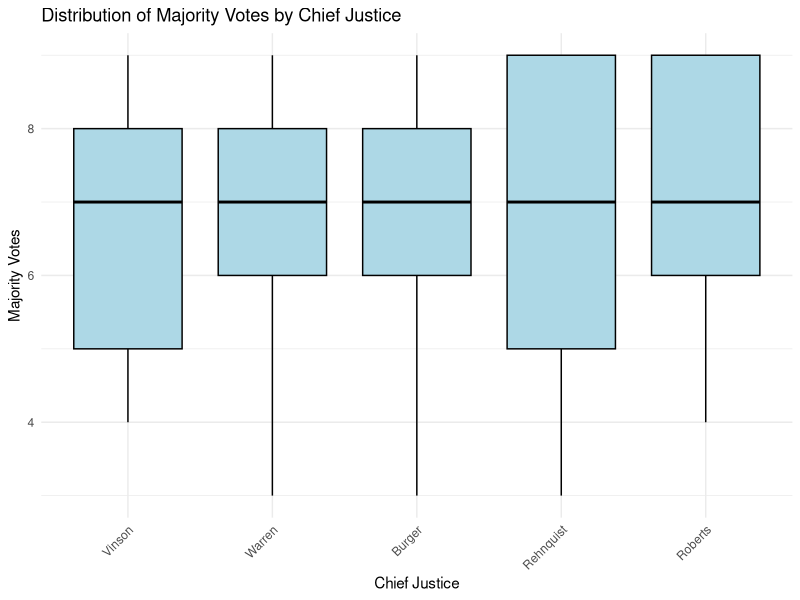
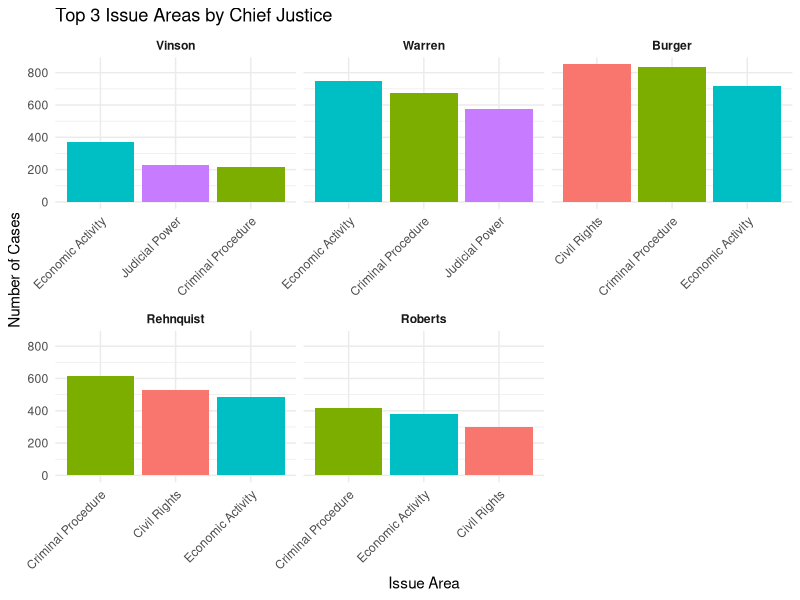
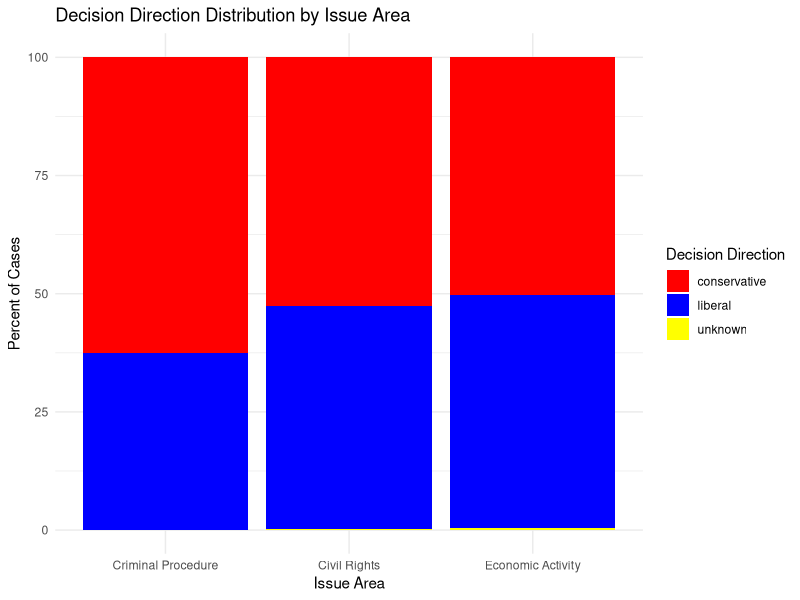

Write R code to recreate these figures, in order.
## ---- chunk 1

#| echo: false
#| results: "hide"
#| message: false
#| warning: false
#| fig-show: "hide"

suppressPackageStartupMessages(library(tidyverse))
library(openxlsx)
library(ggplot2)
library(knitr)
library(tidytext)

# file
scotus_clean <- read.xlsx("scotus_data_clean.xlsx")
## ---- chunk 2
scotus_clean <- scotus_clean %>%
  mutate(chief_justice_clean = factor(chief_justice_clean, levels = c(
    "Vinson", "Warren", "Burger", "Rehnquist", "Roberts"
  )))

# Plot
ggplot(scotus_clean, aes(x = chief_justice_clean, y = maj_votes_clean)) +
  geom_boxplot(fill = "lightblue", color = "black") +
  labs(
    title = "Distribution of Majority Votes by Chief Justice",
    x = "Chief Justice",
    y = "Majority Votes"
  ) +
  theme_minimal() +
  theme(
    axis.text.x = element_text(angle = 45, hjust = 1)
  )
## ---- chunk 3
# top 3 issues per chief
top_issues <- scotus_clean %>%
  count(chief_justice_clean, issue_area_clean, name = "n") %>%
  group_by(chief_justice_clean) %>%
  slice_max(n, n = 3) %>%
  ungroup()

# refactor
top_issues <- top_issues %>%
  mutate(chief_justice_clean = factor(chief_justice_clean, levels = c(
    "Vinson", "Warren", "Burger", "Rehnquist", "Roberts"
  )))

# plot, ordering bars within each chief
ggplot(top_issues, aes(x = reorder_within(issue_area_clean, -n, chief_justice_clean), y = n, fill = issue_area_clean)) +
  geom_col(show.legend = FALSE) +
  scale_x_reordered() +
  facet_wrap(~ chief_justice_clean, scales = "free_x") +
  labs(
    title = "Top 3 Issue Areas by Chief Justice",
    x = "Issue Area",
    y = "Number of Cases"
  ) +
  theme_minimal() +
  theme(
    axis.text.x = element_text(angle = 45, hjust = 1),
    strip.text = element_text(face = "bold")
  )
## ---- chunk 4
# Chart of the outcomes of our three interest areas
top_issues_direction <- scotus_clean %>%
  filter(issue_area_clean %in% c("Criminal Procedure", "Economic Activity", "Civil Rights") 
         & chief_justice_clean %in% c("Burger", "Rehnquist", "Roberts")) %>%
  mutate(issue_area_clean = factor(issue_area_clean, levels = c("Criminal Procedure", "Civil Rights", "Economic Activity"))) %>%
  group_by(issue_area_clean, decision_Direction_clean) %>%
  summarize(total_count = n(), .groups = "drop") %>%
  group_by(issue_area_clean) %>%
  mutate(percent = round(100 * total_count / sum(total_count), 1))

# Making the NAs unknown
top_issues_direction$decision_Direction_clean <- ifelse(is.na(top_issues_direction$decision_Direction_clean), "unknown", top_issues_direction$decision_Direction_clean)

# Chart
ggplot(top_issues_direction, aes(x = issue_area_clean, y = percent, fill = decision_Direction_clean)) +
  geom_col(position = "stack") +
  scale_fill_manual(
    values = c(
      "liberal" = "blue",
      "unknown" = "yellow",
      "conservative" = "red"
    )
  ) +
  labs(
    title = "Decision Direction Distribution by Issue Area",
    x = "Issue Area",
    y = "Percent of Cases",
    fill = "Decision Direction"
  ) +
  theme_minimal()
## ---- chunk 5
remands_by_type <- scotus_clean %>%
  filter(chief_justice_clean == "Roberts") %>%
  group_by(issue_area_clean) %>%
  summarize(
    `Number of Cases` = n(),
    `Percentage of Cases` = mean(remand_clean, na.rm = TRUE) * 100,
    `Standard Deviation` = sd(remand_clean, na.rm = TRUE)
  ) %>%
  arrange(desc(`Percentage of Cases`)) %>%
  rename("Issue Area" = issue_area_clean)

# Table
kable(remands_by_type)
## ---- chunk 6
# table of missing values - only include variables in the analysis, those with missing vals
# table
missing_summary <- scotus_clean %>%
  select(chief, majVotes, minVotes, issueArea, caseDisposition, decisionDirection) %>%
  summarise(across(everything(), ~ sum(is.na(.)))) %>%
  pivot_longer(everything(), names_to = "Variable", values_to = "Missing Values") %>%
  arrange(desc(`Missing Values`)) %>%
  filter(`Missing Values` > 0)

# Output table in Quarto
kable(missing_summary, caption = "Percentage of Cases Sent Back to Lower Courts on Remand")
